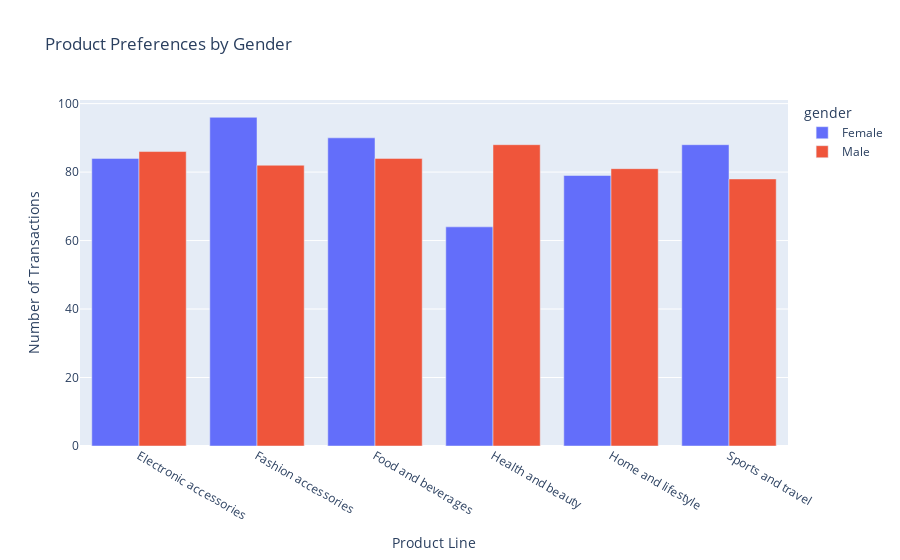

The notebook cell saved with this chart:
### Markdown cell above
### Product Preferences by Gender

### Code cell
product_gender = df.groupby(["gender", "product_line"]).size().reset_index(name="count")
fig = px.bar(product_gender, 
             x="product_line", 
             y="count", 
             color="gender", 
             barmode="group", 
             title="Product Preferences by Gender")
fig.update_layout(xaxis_title="Product Line", yaxis_title="Number of Transactions")
fig.show()

### Figure 1 — Plotly figure (JSON) as saved in the notebook; plotly's stock layout.template omitted (floating-point values rounded to 4 significant figures)
{"data": [{"alignmentgroup": "True", "hovertemplate": "gender=Female<br>product_line=%{x}<br>count=%{y}<extra></extra>", "legendgroup": "Female", "marker": {"color": "#636efa", "pattern": {"shape": ""}}, "name": "Female", "offsetgroup": "Female", "orientation": "v", "showlegend": true, "textposition": "auto", "type": "bar", "x": ["Electronic accessories", "Fashion accessories", "Food and beverages", "Health and beauty", "Home and lifestyle", "Sports and travel"], "xaxis": "x", "y": [84, 96, 90, 64, 79, 88], "yaxis": "y"}, {"alignmentgroup": "True", "hovertemplate": "gender=Male<br>product_line=%{x}<br>count=%{y}<extra></extra>", "legendgroup": "Male", "marker": {"color": "#EF553B", "pattern": {"shape": ""}}, "name": "Male", "offsetgroup": "Male", "orientation": "v", "showlegend": true, "textposition": "auto", "type": "bar", "x": ["Electronic accessories", "Fashion accessories", "Food and beverages", "Health and beauty", "Home and lifestyle", "Sports and travel"], "xaxis": "x", "y": [86, 82, 84, 88, 81, 78], "yaxis": "y"}], "layout": {"barmode": "group", "legend": {"title": {"text": "gender"}, "tracegroupgap": 0}, "title": {"text": "Product Preferences by Gender"}, "xaxis": {"anchor": "y", "domain": [0, 1], "title": {"text": "Product Line"}}, "yaxis": {"anchor": "x", "domain": [0, 1], "title": {"text": "Number of Transactions"}}}}
